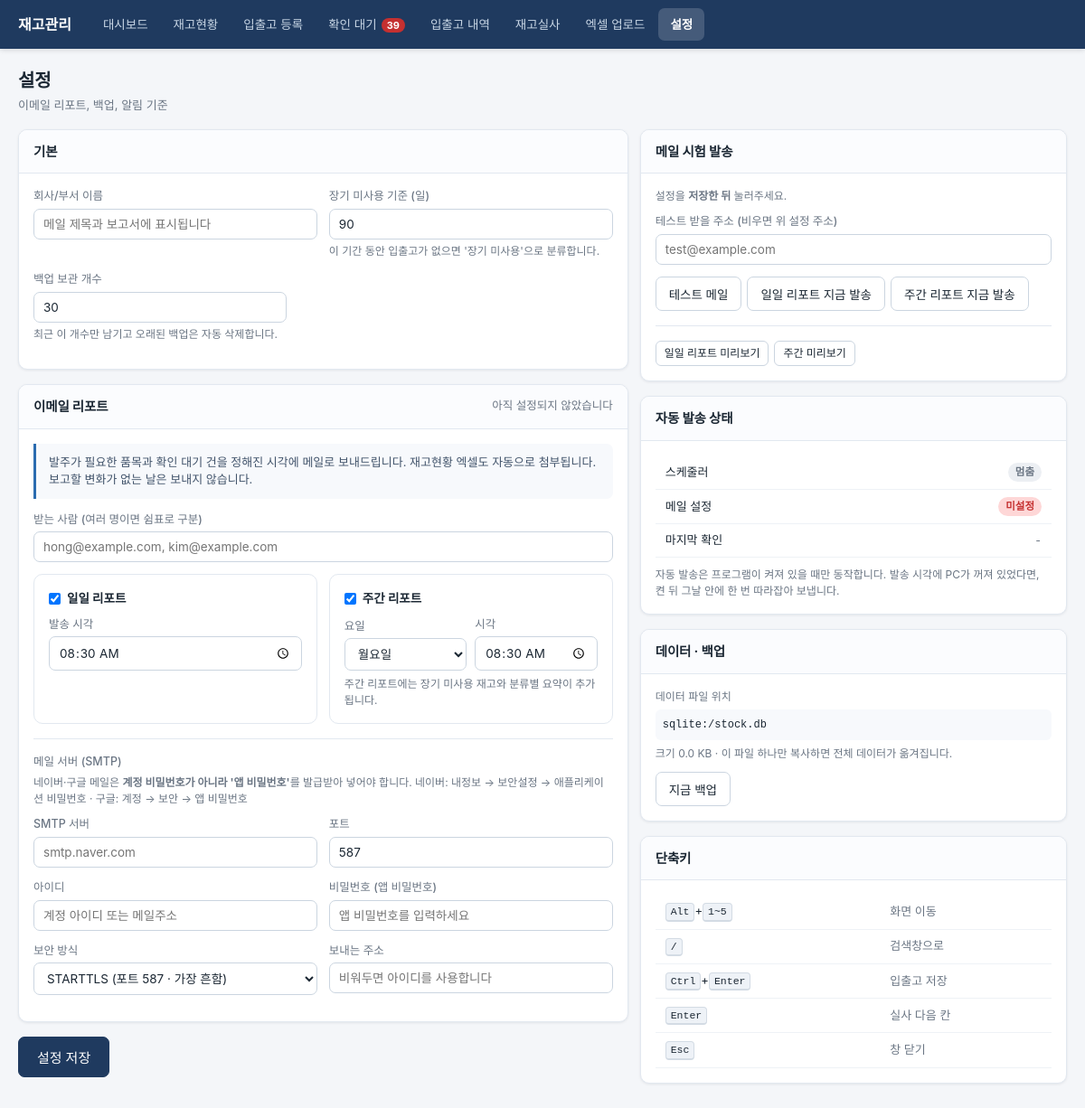
The page /settings on the database its author committed.
### tables this page shows
CREATE TABLE settings (
    key   TEXT PRIMARY KEY,
    value TEXT NOT NULL DEFAULT ''
);

### app/web/routes.py (the view)
    @bp.route("/settings")
    def settings():
        return render_template("settings.html", active="set", s=db.get_settings(),
                               sched=scheduler.status(),
                               backups=sorted(config.BACKUP_DIR.glob("stock_*.db"),
                                              key=lambda p: p.stat().st_mtime, reverse=True)[:15],
                               db_path=str(config.DB_PATH),
                               db_size=config.DB_PATH.stat().st_size if config.DB_PATH.exists() else 0)

### app/db.py (called while the page is built)
def _connect(path: Path | None = None) -> sqlite3.Connection:
    path = path or config.DB_PATH
    path.parent.mkdir(parents=True, exist_ok=True)
    conn = sqlite3.connect(path, timeout=30, isolation_level=None)
    conn.row_factory = sqlite3.Row
    conn.execute("PRAGMA foreign_keys = ON")
    conn.execute("PRAGMA journal_mode = WAL")
    conn.execute("PRAGMA synchronous = NORMAL")
    return conn

@contextmanager
def get_conn(path: Path | None = None) -> Iterator[sqlite3.Connection]:
    if not _initialised:
        init_db(path)
    conn = _connect(path)
    try:
        yield conn
    finally:
        conn.close()

def query(sql: str, params: Iterable[Any] = ()) -> list[sqlite3.Row]:
    with get_conn() as conn:
        return conn.execute(sql, tuple(params)).fetchall()

def query_one(sql: str, params: Iterable[Any] = ()) -> sqlite3.Row | None:
    with get_conn() as conn:
        return conn.execute(sql, tuple(params)).fetchone()

def scalar(sql: str, params: Iterable[Any] = (), default: Any = None) -> Any:
    row = query_one(sql, params)
    if row is None:
        return default
    value = row[0]
    return default if value is None else value

def get_setting(key: str, default: str = "") -> str:
    row = query_one("SELECT value FROM settings WHERE key = ?", (key,))
    return row["value"] if row else config.DEFAULT_SETTINGS.get(key, default)

def get_settings() -> dict[str, str]:
    data = dict(config.DEFAULT_SETTINGS)
    for row in query("SELECT key, value FROM settings"):
        data[row["key"]] = row["value"]
    return data

### app/mailer.py (called while the page is built)
def _recipients(raw: str) -> list[str]:
    return [a.strip() for a in raw.replace(";", ",").split(",") if a.strip()]

def smtp_config() -> dict:
    s = db.get_settings()
    return {
        "host": s.get("smtp_host", "").strip(),
        "port": int(s.get("smtp_port") or 587),
        "user": s.get("smtp_user", "").strip(),
        "password": s.get("smtp_password", ""),
        "security": (s.get("smtp_security") or "starttls").lower(),
        "sender": (s.get("smtp_from") or s.get("smtp_user") or "").strip(),
        "to": _recipients(s.get("report_to", "")),
        "company": s.get("company_name", ""),
    }

def is_configured() -> bool:
    c = smtp_config()
    return bool(c["host"] and c["sender"] and c["to"])

### app/web/templates/settings.html (shortened to what this page needs)
{% extends "base.html" %}
{% block body %}
<div class="page-head">
  <div><h1>설정</h1><div class="sub">이메일 리포트, 백업, 알림 기준</div></div>
</div>
<form method="post" data-once>
<div class="grid g2" style="grid-template-columns:1fr minmax(300px,.7fr);align-items:start">
  <div>
    <div class="panel">
      <div class="panel-hd"><h2>기본</h2></div>
      <div class="panel-bd">
        <div class="grid g2">
          <div class="field"><label>회사/부서 이름</label>
            <input type="text" name="company_name" value="{{ s.company_name }}" placeholder="메일 제목과 보고서에 표시됩니다"></div>
          <div class="field"><label>장기 미사용 기준 (일)</label>
            <input type="number" name="dormant_days" value="{{ s.dormant_days }}" min="1">
            <div class="muted small" style="margin-top:4px">이 기간 동안 입출고가 없으면 '장기 미사용'으로 분류합니다.</div></div>
        </div>
        <div class="field" style="max-width:280px"><label>백업 보관 개수</label>
          <input type="number" name="backup_keep" value="{{ s.backup_keep }}" min="1">
          <div class="muted small" style="margin-top:4px">최근 이 개수만 남기고 오래된 백업은 자동 삭제합니다.</div></div>
      </div>
    </div>
    <div class="panel">
      <div class="panel-hd"><h2>이메일 리포트</h2>
        <span class="hint">{{ '설정 완료' if sched.configured else '아직 설정되지 않았습니다' }}</span></div>
      <div class="panel-bd">
        <div class="help">
          발주가 필요한 품목과 확인 대기 건을 정해진 시각에 메일로 보내드립니다.
          재고현황 엑셀도 자동으로 첨부됩니다. 보고할 변화가 없는 날은 보내지 않습니다.
        </div>
        <div class="field"><label>받는 사람 (여러 명이면 쉼표로 구분)</label>
          <input type="text" name="report_to" value="{{ s.report_to }}" placeholder="hong@example.com, kim@example.com"></div>
        <div class="grid g2">
          <div class="panel" style="box-shadow:none;margin:0">
            <div class="panel-bd">
              <label class="check" style="margin-bottom:9px">
                <input type="checkbox" name="report_daily_enabled" value="1" {{ 'checked' if s.report_daily_enabled=='1' }}>
                <b>일일 리포트</b></label>
              <div class="field" style="margin:0"><label>발송 시각</label>
                <input type="time" name="report_daily_time" value="{{ s.report_daily_time }}"></div>
            </div>
          </div>
          <div class="panel" style="box-shadow:none;margin:0">
            <div class="panel-bd">
              <label class="check" style="margin-bottom:9px">
                <input type="checkbox" name="report_weekly_enabled" value="1" {{ 'checked' if s.report_weekly_enabled=='1' }}>
                <b>주간 리포트</b></label>
              <div class="inline">
                <div class="field" style="flex:1"><label>요일</label>
                  <select name="report_weekly_day">
                    {% for n, d in [('1','월'),('2','화'),('3','수'),('4','목'),('5','금'),('6','토'),('7','일')] %}
                      <option value="{{ n }}" {{ 'selected' if s.report_weekly_day==n }}>{{ d }}요일</option>
                    {% endfor %}
                  </select></div>
                <div class="field" style="flex:1"><label>시각</label>
                  <input type="time" name="report_weekly_time" value="{{ s.report_weekly_time }}"></div>
              </div>
              <div class="muted small" style="margin-top:6px">주간 리포트에는 장기 미사용 재고와 분류별 요약이 추가됩니다.</div>
            </div>
          </div>
        </div>
        <div class="sep"></div>
        <label>메일 서버 (SMTP)</label>
        <div class="muted small" style="margin-bottom:10px">
          네이버·구글 메일은 <b>계정 비밀번호가 아니라 '앱 비밀번호'</b>를 발급받아 넣어야 합니다.
          네이버: 내정보 → 보안설정 → 애플리케이션 비밀번호 · 구글: 계정 → 보안 → 앱 비밀번호
        </div>
        <div class="grid g2">
          <div class="field"><label>SMTP 서버</label>
            <input type="text" name="smtp_host" value="{{ s.smtp_host }}" list="smtpList" placeholder="smtp.naver.com"></div>
          <div class="field"><label>포트</label>
            <input type="number" name="smtp_port" value="{{ s.smtp_port }}" placeholder="587"></div>
        </div>
        <div class="grid g2">
          <div class="field"><label>아이디</label>
            <input type="text" name="smtp_user" value="{{ s.smtp_user }}" placeholder="계정 아이디 또는 메일주소"></div>
          <div class="field"><label>비밀번호 (앱 비밀번호)</label>
            <input type="password" name="smtp_password" placeholder="{{ '●●●●●●●● (저장되어 있음. 바꿀 때만 입력)' if s.smtp_password else '앱 비밀번호를 입력하세요' }}"></div>
        </div>
        <div class="grid g2">
          <div class="field"><label>보안 방식</label>
            <select name="smtp_security">
              <option value="starttls" {{ 'selected' if s.smtp_security=='starttls' }}>STARTTLS (포트 587 · 가장 흔함)</option>
            </select></div>
          <div class="field"><label>보내는 주소</label>
            <input type="text" name="smtp_from" value="{{ s.smtp_from }}" placeholder="비워두면 아이디를 사용합니다"></div>
        </div>
      </div>
    </div>
    <div style="margin-bottom:16px">
      <button type="submit" class="btn primary lg">설정 저장</button>
    </div>
  </div>
  <div>
    <div class="panel">
      <div class="panel-hd"><h2>메일 시험 발송</h2></div>
      <div class="panel-bd">
        <div class="muted small" style="margin-bottom:10px">
          설정을 <b>저장한 뒤</b> 눌러주세요.</div>
        <div class="field"><label>테스트 받을 주소 (비우면 위 설정 주소)</label>
          <input type="text" id="testTo" placeholder="test@example.com"></div>
        <div class="btn-group">
          <button type="button" class="btn" onclick="mailTest()">테스트 메일</button>
          <button type="button" class="btn" onclick="sendNow('daily')">일일 리포트 지금 발송</button>
          <button type="button" class="btn" onclick="sendNow('weekly')">주간 리포트 지금 발송</button>
        </div>
        <div class="sep"></div>
        <div class="btn-group">
          <a class="btn sm" href="{{ url_for('web.report_preview', kind='daily') }}" target="_blank">일일 리포트 미리보기</a>
          <a class="btn sm" href="{{ url_for('web.report_preview', kind='weekly') }}" target="_blank">주간 미리보기</a>
        </div>
      </div>
    </div>
    <div class="panel">
      <div class="panel-hd"><h2>자동 발송 상태</h2></div>
      <div class="panel-bd">
        <table>
          <tr><td>스케줄러</td><td class="r">
            <span class="tag {{ 'ok' if sched.running else 'gray' }}">{{ '동작 중' if sched.running else '멈춤' }}</span></td></tr>
          <tr><td>메일 설정</td><td class="r">
            <span class="tag {{ 'ok' if sched.configured else 'out' }}">{{ '완료' if sched.configured else '미설정' }}</span></td></tr>
          <tr><td>마지막 확인</td><td class="r small muted">{{ sched.last_check or '-' }}</td></tr>
        </table>
        <div class="muted small" style="margin-top:10px">
          자동 발송은 프로그램이 켜져 있을 때만 동작합니다.
          발송 시각에 PC가 꺼져 있었다면, 켠 뒤 그날 안에 한 번 따라잡아 보냅니다.
        </div>
      </div>
    </div>
    <div class="panel">
      <div class="panel-hd"><h2>데이터 · 백업</h2></div>
      <div class="panel-bd">
        <div class="small muted" style="margin-bottom:5px">데이터 파일 위치</div>
        <div class="mono small" style="word-break:break-all;background:#f7f9fc;padding:8px;border-radius:6px">{{ db_path }}</div>
        <div class="muted small" style="margin-top:6px">
          크기 {{ (db_size/1024)|round(1) }} KB · 이 파일 하나만 복사하면 전체 데이터가 옮겨집니다.</div>
        <div style="margin-top:11px"><button type="button" class="btn" onclick="backupNow()">지금 백업</button></div>
      </div>
    </div>
    <div class="panel">
      <div class="panel-hd"><h2>단축키</h2></div>
      <div class="panel-bd small">
        <table>
          <tr><td><span class="kbd">Alt</span>+<span class="kbd">1~5</span></td><td class="muted">화면 이동</td></tr>
          <tr><td><span class="kbd">/</span></td><td class="muted">검색창으로</td></tr>
          <tr><td><span class="kbd">Ctrl</span>+<span class="kbd">Enter</span></td><td class="muted">입출고 저장</td></tr>
          <tr><td><span class="kbd">Enter</span></td><td class="muted">실사 다음 칸</td></tr>
          <tr><td><span class="kbd">Esc</span></td><td class="muted">창 닫기</td></tr>
        </table>
      </div>
    </div>
  </div>
</div>
</form>
{% endblock %}

### app/web/static/app.css (style rules this page uses)
*,*::before,*::after { box-sizing:border-box }
:root { --bg:#f4f6f9; --panel:#fff; --ink:#1b2733; --muted:#6b7684; --line:#e2e8f0; --brand:#1f3a5f; --brand-2:#2c5282; --accent:#2b6cb0; --ok:#2f855a; --ok-bg:#e6f4ea; --low:#b7791f; --low-bg:#fffbeb; --out:#c53030; --out-bg:#fff5f5; --shadow:0 1px 3px rgba(16,24,40,.08); --radius:10px; }
html,body { margin:0;padding:0 }
body { background:var(--bg); color:var(--ink); font-size:14px; line-height:1.5; font-family:"Malgun Gothic","맑은 고딕","Apple SD Gothic Neo","Noto Sans KR", -apple-system,BlinkMacSystemFont,"Segoe UI",sans-serif; -webkit-font-smoothing:antialiased; }
a { color:var(--accent);text-decoration:none }
h1,h2,h3 { margin:0;font-weight:700;letter-spacing:-.01em }
.page-head { display:flex;align-items:center;justify-content:space-between;gap:14px; margin-bottom:16px;flex-wrap:wrap }
.page-head h1 { font-size:20px }
.page-head .sub { color:var(--muted);font-size:13px;margin-top:3px }
.panel { background:var(--panel);border:1px solid var(--line);border-radius:var(--radius); box-shadow:var(--shadow);margin-bottom:16px;overflow:hidden }
.panel-hd { padding:13px 16px;border-bottom:1px solid var(--line);display:flex; align-items:center;justify-content:space-between;gap:10px;flex-wrap:wrap;background:#fbfcfe }
.panel-hd h2 { font-size:14.5px }
.panel-hd .hint { color:var(--muted);font-size:12.5px;font-weight:400 }
.panel-bd { padding:16px }
table { width:100%;border-collapse:collapse;font-size:13px }
td { padding:8px 11px;border-bottom:1px solid #eef2f6;vertical-align:middle }
.r { text-align:right;font-variant-numeric:tabular-nums }
.mono { font-family:Consolas,"D2Coding",Menlo,monospace;font-size:12.5px }
.tag { display:inline-block;padding:2px 8px;border-radius:11px;font-size:11.5px;font-weight:600;white-space:nowrap }
.tag.out { background:#fed7d7;color:var(--out) }
.tag.gray { background:#eceff3;color:var(--muted) }
label { display:block;font-size:12.5px;color:var(--muted);margin-bottom:4px;font-weight:500 }
input[type=text],input[type=number],input[type=date],input[type=password], input[type=email],input[type=time],select,textarea { width:100%;padding:8px 10px;border:1px solid #cbd5e0;border-radius:7px;font-size:13.5px; font-family:inherit;background:#fff;color:var(--ink) }
.field { margin-bottom:13px }
.grid { display:grid;gap:13px }
.grid.g2 { grid-template-columns:repeat(auto-fit,minmax(200px,1fr)) }
.inline { display:flex;gap:9px;align-items:flex-end;flex-wrap:wrap }
.inline .field { margin-bottom:0 }
.check { display:flex;align-items:center;gap:7px;font-size:13.5px;color:var(--ink) }
.check input { width:auto;margin:0 }
.btn { display:inline-flex;align-items:center;gap:6px;padding:8px 14px;border-radius:7px; border:1px solid #cbd5e0;background:#fff;color:var(--ink);font-size:13.5px;cursor:pointer; font-family:inherit;font-weight:500;white-space:nowrap;text-decoration:none }
.btn.primary { background:var(--brand);border-color:var(--brand);color:#fff }
.btn.sm { padding:4px 9px;font-size:12px;border-radius:6px }
.btn.lg { padding:11px 20px;font-size:15px }
.btn-group { display:flex;gap:6px;flex-wrap:wrap }
.muted { color:var(--muted) }
.small { font-size:12px }
.sep { height:1px;background:var(--line);margin:16px 0 }
.help { background:#f7f9fc;border-left:3px solid var(--accent);padding:11px 14px; border-radius:0 7px 7px 0;font-size:13px;color:#42546b;margin-bottom:14px }
.kbd { display:inline-block;background:#eef2f7;border:1px solid #d3dbe4;border-bottom-width:2px; border-radius:4px;padding:0 5px;font-size:11.5px;font-family:Consolas,monospace }

### rows shown on the page
settings: dormant_days "90"
settings: backup_keep "30"
settings: report_daily_time "08:30"
settings: report_weekly_time "08:30"
settings: smtp_port "587"

### other values the page prints
{{ nav_pending }} "39"
{{ '설정 완료' if sched.configured else '아직 설정되지 않았습니다' }} "아직 설정되지 않았습니다"
{{ '동작 중' if sched.running else '멈춤' }} "멈춤"
{{ '완료' if sched.configured else '미설정' }} "미설정"
{{ sched.last_check or '-' }} "-"
{{ db_path }} "sqlite:/stock.db"
{{ (db_size/1024)|round(1) }} "0.0"
form field report_weekly_day "월요일"
